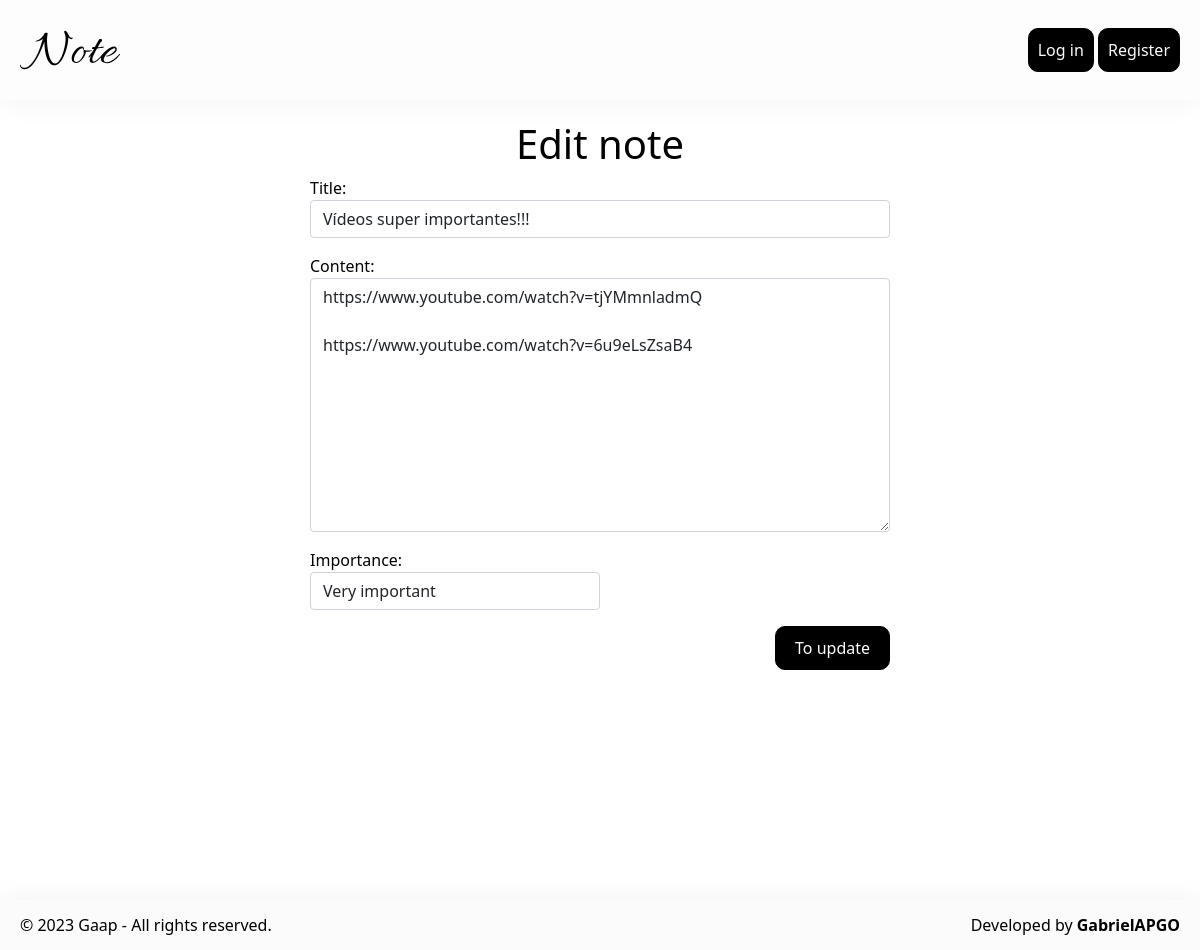
Screenshot of /note-update/21 with the database file from the repository.
### app/models.py (models this page shows, shortened)
class Notes(models.Model):
    title = models.CharField(max_length=100)
    content = models.TextField()
    importance = models.IntegerField()
    create_at = models.DateTimeField(auto_now_add=True)
    user = models.ForeignKey(User, on_delete=models.PROTECT)
    class Meta:
        verbose_name = 'Note'
        verbose_name_plural = 'Notes'
        ordering = ['id']

### app/views.py (the view)
# urls.py: path('note-update/<int:id>', views.note_update, name='note-update'),
def note_update(request, id):
    note = get_object_or_404(Notes, id=id)
    form = NotesForm(request.POST or None, request.FILES or None, instance=note)
    if form.is_valid():
        form.save()
        messages.success(request, 'The note has been successfully updated.')
        return HttpResponseRedirect(reverse('note', args=[note.id]))
    return render(request, 'note_update.html', {"form": form})

### app/forms.py
class NotesForm(forms.ModelForm):
    title = forms.CharField(widget=forms.TextInput(attrs={'style': 'width: 100%;', 'class': 'form-control'}))
    content = forms.CharField(widget=forms.Textarea(attrs={'style': 'width: 100%;', 'class': 'form-control'}))
    importance = forms.ChoiceField(widget=forms.Select(attrs={'style': 'width: 50%;', 'class': 'form-control'}), choices = (("0", "No"),("1", "Little important"),("2", "Important"),("3", "Very important"),))
    class Meta:
        model = Notes
        fields = ['title', 'content', 'importance']

### app/templates/note_update.html (shortened to what this page needs)
{% extends 'base.html' %}
{% block content %}
    {% load static %}
	<div>
		<div class="centralize">
			<h1>Edit note</h1>
		</div>
		<div class="col-md-6 offset-md-3">
			<form method="post" action="{% if request.method == 'POST' %}{% url 'new-note' %}{% endif %}" enctype="multipart/form-data">
				{{ form.as_p }}
				<div class="centralize" style="justify-content: right;">
                    <input style="padding: 9px 19px;" type="submit" class="btn-1" value="To update">
                </div>
			</form>
		</div>
	</div>
{% endblock %}

### app/static/app/css/style.css (style rules this page uses)
:root { --color-primary: #000; --color-secondary: #000; --background-primary: #fbfbfb; --background-secondary: #fbfbfb; }
* { color: #000; margin: 0; padding: 0; }
body { min-height: 100vh; position: relative; }
.centralize { display: flex; justify-content: center; align-items: center; }
.btn-1 { background: var(--color-primary); color: var(--background-primary); padding: 9px; border: 1px solid var(--color-primary); border-radius: 10px; display: inline-block; }

### rows the page displays
Notes: title "Vídeos super importantes!!!", content "https://www.youtube.com/watch?v=tjYMmnladmQ https://www.youtube.com/watch?v=6u9eLsZsaB4", importance "Very important"
